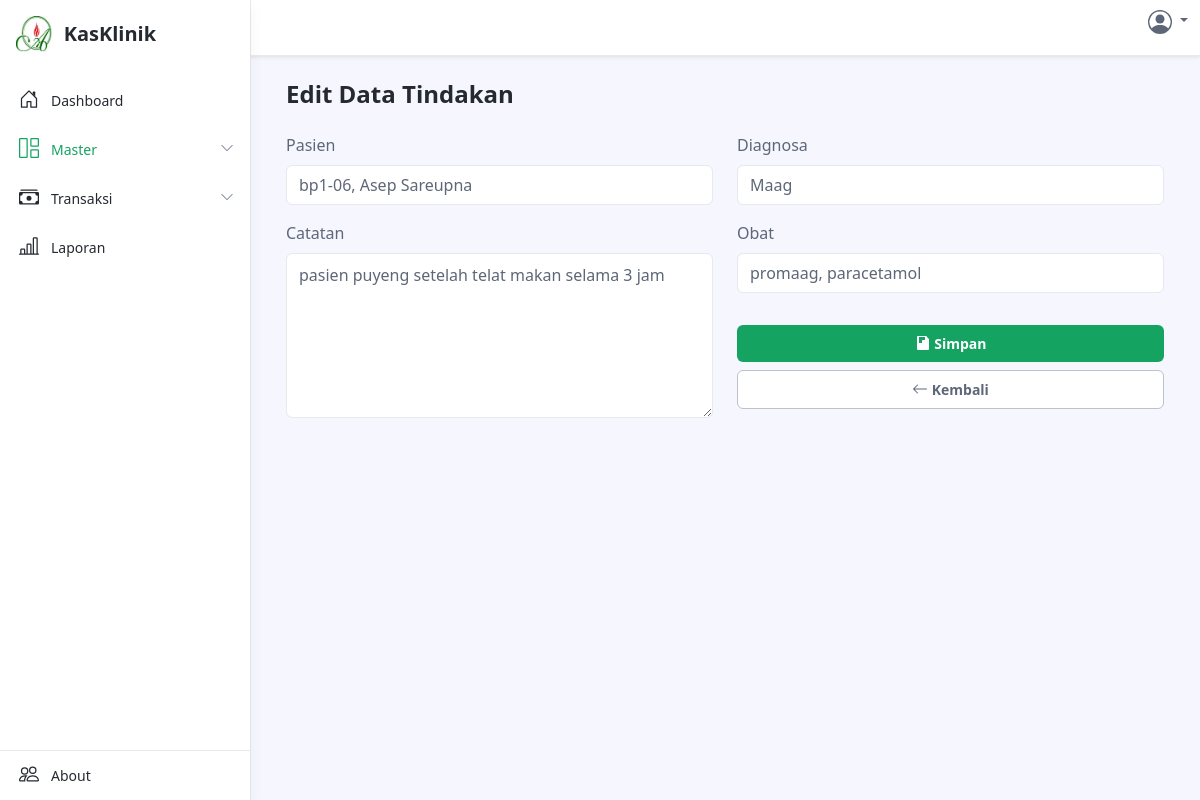
The page /data-tindakan-edit.php?id=29 on the database its author committed.
### tables this page shows
CREATE TABLE `patient` (
  `id` bigint(20) UNSIGNED NOT NULL,
  `patient_id` varchar(20) NOT NULL,
  `fullname` varchar(255) NOT NULL,
  `address` varchar(255) NOT NULL,
  `phone` varchar(255) NOT NULL,
  `category` varchar(255) NOT NULL,
  `assurance` varchar(255) DEFAULT NULL,
  `created_at` timestamp NOT NULL DEFAULT current_timestamp()
);

CREATE TABLE `action` (
  `id` bigint(20) UNSIGNED NOT NULL,
  `patient_id` varchar(20) NOT NULL,
  `notes` text NOT NULL,
  `diagnosis` text NOT NULL,
  `medicine` text NOT NULL,
  `created_at` timestamp NOT NULL DEFAULT current_timestamp()
);

### data-tindakan-edit.php (the view, shortened to what this page needs)
<?php
include './config/config.php';
if ($_SERVER['REQUEST_METHOD'] == 'POST') {
  $action_id = $_POST['action_id'];
  $notes = $_POST['notes'];
  $diagnosis = $_POST['diagnosis'];
  $medicine = $_POST['medicine'];
  $sql = "UPDATE action SET notes = :notes, diagnosis = :diagnosis, medicine = :medicine WHERE id = :action_id";
  $stmt = $conn->prepare($sql);
  $stmt->bindParam(':action_id', $action_id);
  $stmt->bindParam(':notes', $notes);
  $stmt->bindParam(':diagnosis', $diagnosis);
  $stmt->bindParam(':medicine', $medicine);
  if ($stmt->execute()) {
    echo "Data berhasil diperbarui!";
    header("Location: data-tindakan.php");
    exit();
  } else {
    echo "Terjadi kesalahan saat memperbarui data!";
  }
} else {
  $action_id = $_GET['id'];
  $sql = "SELECT a.id AS action_id, a.patient_id, p.fullname, a.notes, a.diagnosis, a.medicine
            FROM action a
            JOIN patient p ON a.patient_id = p.id
            WHERE a.id = :action_id";
  $stmt = $conn->prepare($sql);
  $stmt->bindParam(':action_id', $action_id);
  $stmt->execute();
  $data = $stmt->fetch(PDO::FETCH_ASSOC);
}
$sqlPatients = "SELECT id, fullname FROM patient";
$stmtPatients = $conn->prepare($sqlPatients);
$stmtPatients->execute();
$patients = $stmtPatients->fetchAll(PDO::FETCH_ASSOC);
?>
<!DOCTYPE html>
<html lang="en">
<head>
  <link id="theme-style" rel="stylesheet" href="assets/css/portal.css">
</head>
<body class="app">
  <header class="app-header fixed-top">
    <div class="app-header-inner">
      <div class="container-fluid py-2">
        <div class="app-header-content">
          <div class="row justify-content-between align-items-center">
            <?php include './component/profile-icon.php'; ?>
          </div>
        </div>
      </div>
    </div>
    <div id="app-sidepanel" class="app-sidepanel">
      <div class="sidepanel-inner d-flex flex-column">
        <?php include './sidebar/sidebar-header.php'; ?>
        <?php include './sidebar/sidebar-body.php'; ?>
        <?php include './sidebar/sidebar-footer.php'; ?>
      </div>
    </div>
  </header>
  <div class="app-wrapper">
    <div class="app-content pt-3 p-md-3 p-lg-4">
      <div class="container-xl">
        <h1 class="app-page-title">Edit Data Tindakan</h1>
        <form class="auth-form login-form" method="POST">
          <div class="row">
            <div class="col-12 col-lg-6">
              <div class="text mb-3">
                <label class="form-label" for="patient_id">Pasien</label>
                <?php foreach ($patients as $patient) : ?>
                  <?php if ($patient['id'] == $data['patient_id']) : ?>
                    <input name="patient_id" type="text" class="form-control" value="<?php
                    	$sql = "SELECT id, patient_id, fullname FROM patient WHERE id = :patient_id";
											$stmt = $conn->prepare($sql);
											$stmt->bindParam(':patient_id', $patient['id']);
											$stmt->execute();
											$id = $stmt->fetch(PDO::FETCH_ASSOC);
                      echo htmlspecialchars($id['patient_id']) . ', ' . htmlspecialchars($patient['fullname']);
                    ?>" readonly>
                  <?php endif; ?>
                <?php endforeach; ?>
              </div>
              <div class="text mb-3">
                <label class="form-label" for="notes">Catatan</label>
                <textarea class="form-control h-25" id="notes" name="notes" rows="6"><?php echo htmlspecialchars($data['notes']); ?></textarea>
              </div>
            </div>
            <div class="col-12 col-lg-6">
              <div class="text mb-3">
                <label class="form-label" for="diagnosis">Diagnosa</label>
                <input id="diagnosis" name="diagnosis" type="text" class="form-control" value="<?php echo htmlspecialchars($data['diagnosis']); ?>" required="required">
              </div>
              <div class="text mb-4">
                <label class="form-label" for="medicine">Obat</label>
                <input id="medicine" name="medicine" type="text" class="form-control" value="<?php echo htmlspecialchars($data['medicine']); ?>" required="required">
              </div>
              <div class="pt-2">
                <button type="submit" class="btn app-btn-primary w-100 theme-btn mx-auto">
                   Simpan
                </button>
              </div>
              <div class="pt-2">
                <a href="./data-tindakan.php" class="btn app-btn-secondary w-100 theme-btn mx-auto">
                  <svg xmlns="http://www.w3.org/2000/svg" width="16" height="16" fill="currentColor" class="bi bi-arrow-left" viewBox="0 0 16 16">
                    <path fill-rule="evenodd" d="M15 8a.5.5 0 0 0-.5-.5H2.707l3.147-3.146a.5.5 0 1 0-.708-.708l-4 4a.5.5 0 0 0 0 .708l4 4a.5.5 0 0 0 .708-.708L2.707 8.5H14.5A.5.5 0 0 0 15 8z" />
                  </svg> Kembali
                </a>
              </div>
            </div>
          </div>
        </form>
      </div>
    </div>
  </div>
</body>
</html>

### rows shown on the page
patient: patient_id "bp1-06, Asep Sareupna"
action: notes "pasien puyeng setelah telat makan selama 3 jam", diagnosis "Maag", medicine "promaag, paracetamol"
